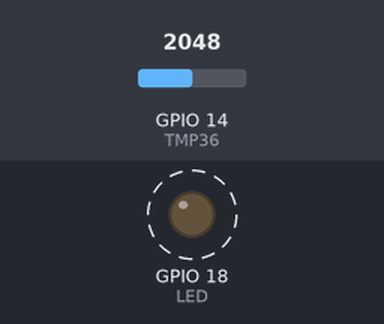
The program below on a simulated ESP32 board running MicroPython. On the bench: output pins drawn as LEDs (lit = HIGH). Dashed ring = blinking. The test bench sets the inputs (shaded band); at power-on: GPIO 14 (TMP36) = 2048 (analog values on the 0–4095 scale). Files the program writes start out absent.

Above: at 0.5 s.
Timing chart, 0 to 3.0 s (numbered marks = the images above):
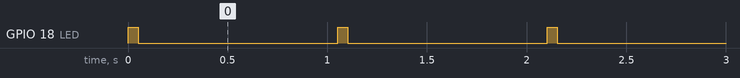

Measured:
- by itself, GPIO 18 (LED): alternates HIGH for 0.05 s and LOW for 1.0 s

The program:

10_2_ESP32_Arduino_datalogger_TMP36.py
```python
"""
MICROPYTHON EN PROYECTOS
Beatriz Padín / Adriana Dapena
Capítulo 10: Data logger
---------------------------------------
Se registra la temperatura medida por el sensor TMP36
con el ESP32 o el Arduino Nano ESP32.
Los datos se guardan en un archivo.
El led parapadea cada vez que se toma una medida.
"""

import os
from machine import Pin, ADC
from time import sleep, sleep_ms

# Sensor de temperatura TMP36 en el GPIO14
TMP36 = ADC(Pin(14))

# Led en el GPIO 18
LED = Pin(18, Pin.OUT, value=0)

# Tiempo entre medidas (s)
INTERVALO = 1

# Nombre del archivo de datos
nombre = "datos"
extension = "csv"
ARCHIVO = nombre + "." + extension
i = 1
while ARCHIVO in os.listdir():
    ARCHIVO = "{}({}).{}".format(nombre, i, extension)
    i += 1


def medir_temperatura():
    """
    Devuelve la temperatura medida por el termistor
    en grados centígrados.
    """
    i = 1
    suma = 0
    num = 20
    while i <= num:
        # ESP32, Arduino Nano ESP32
        voltaje = TMP36.read_uv()/1000000
        suma += voltaje
        i += 1
    voltaje_medio = suma/num
    temperatura = round((voltaje_medio - 0.5)*100, 1)
    return temperatura


def escribir_temperatura():
    """
    Escribe en un archivo la temperatura
    medida por el termistor.
    """
    with open(ARCHIVO, "a") as archivo:
        archivo.write(str(medir_temperatura()))
        archivo.write("\n")


def parpadeo():
    """
    Enciende y apaga el led cada 50 ms.
    """
    LED.value(1)
    sleep_ms(50)
    LED.value(0)


while True:
    parpadeo()
    escribir_temperatura()
    sleep(INTERVALO)
```
